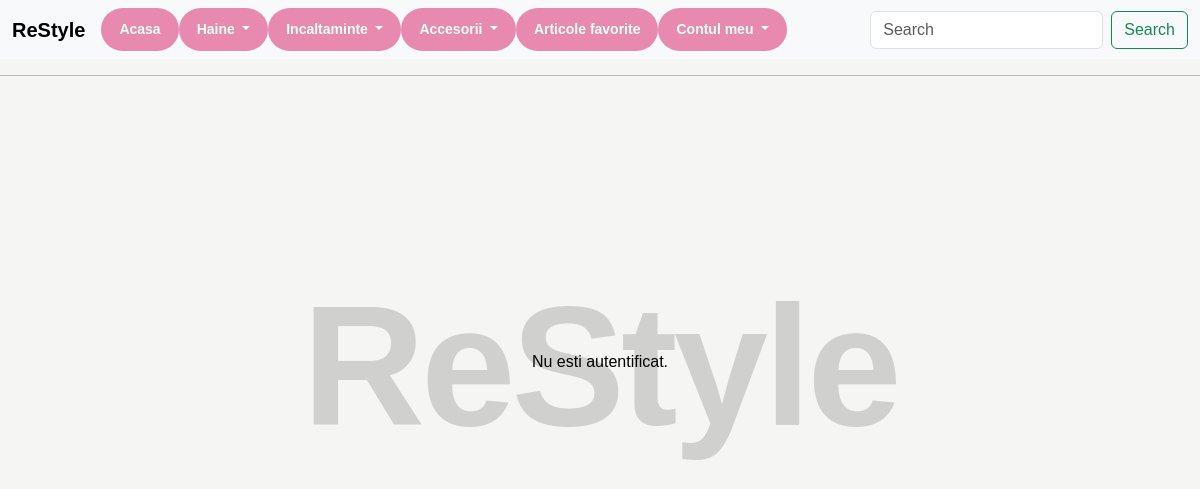
The page / on the database its author committed.
### products/models.py (models this page shows, shortened)
class Category(models.Model):
    name = models.CharField(max_length=255)
    slug = models.SlugField(max_length=255, unique=True)
    parent_category = models.ForeignKey('Category', null=True, blank=True, on_delete=models.CASCADE)
    def subcategories(self):
        return Category.objects.filter(parent_category=self)

### ReStyle_DjangoProject/urls.py (the view)
# urls.py: 2. Add a URL to urlpatterns:  path('', views.home, name='home')
def home(request):
    return render(request, 'home.html')

### products/context_processors.py (called while the page is built)
def navbar_data(request):
    categories = Category.objects.filter(parent_category=None)
    return {'categories': categories}

### templates/home.html
{% extends 'base.html' %}
{% load static %}
{% block content %}
<section class="hero-editorial">
<h1 class="hero-background-word">ReStyle</h1>
    {% if user.is_authenticated %}
    <p class="hero-title-main"> Bun venit, {{ user.username }}.</p>
        <p class="hero-description">
            <p class="hero-label">Redefinește-ți garderoba!</p>
            <p class="hero-label">Buy. Sell. ReStyle.</p>
        <a href="{% url 'add_ad' %}" class="hero-small-button">Creează anunț</a>
        <div class="background-photo1">
</div>
    {% else %}
        <p>Nu esti autentificat.</p>
    {% endif %}
</section>
{% endblock %}

### templates/base.html (shortened to what this page needs)
{% load static %}
<!DOCTYPE html>
<html lang="en">
<head>
    <link href="https://cdn.jsdelivr.net/npm/bootstrap@5.3.3/dist/css/bootstrap.min.css" rel="stylesheet">
    <link rel="stylesheet" href="https://cdn.jsdelivr.net/npm/bootstrap-icons@1.11.0/font/bootstrap-icons.css">
    <link rel="stylesheet" href="{% static 'css/style.css' %}">
</head>
<body>
<nav class="navbar navbar-expand-lg bg-body-tertiary">
    <div class="container-fluid">
        <a class="navbar-brand" href="#">ReStyle</a>
        <div class="collapse navbar-collapse" id="navbarSupportedContent">
            <ul class="navbar-nav me-auto mb-2 mb-lg-0">
                <li class="nav-item">
                    <a class="hero-small-button active" aria-current="page" href="{% url 'home' %}">Acasa</a>
                </li>
                {% for category in categories %}
                    <li class="nav-item dropdown">
                        <a class="hero-small-button dropdown-toggle" href="#" role="button" data-bs-toggle="dropdown"
                           aria-expanded="false">
                            {{ category.name }}
                        </a>
                    </li>
                {% endfor %}
                <li class="nav-item">
                    <a class="hero-small-button active" aria-current="page" href="{% url 'fav_list' %}">Articole
                        favorite</a>
                </li>
                <li class="nav-item dropdown">
                    <a class="hero-small-button dropdown-toggle" href="#" role="button" data-bs-toggle="dropdown"
                       aria-expanded="false">
                        Contul meu
                    </a>
                </li>
            </ul>
            <form class="d-flex" role="search">
                <input class="form-control me-2" type="search" placeholder="Search" aria-label="Search"/>
                <button class="btn btn-outline-success" type="submit">Search</button>
            </form>
        </div>
    </div>
</nav>
<hr>
{% block content %}
{% endblock %}
</body>
</html>

### static/css/style.css (style rules this page uses)
body { margin: 0; background: #f5f5f3; color: black; font-family: Arial, sans-serif; }
.navbar-brand { color: black; font-weight: bold; }
.hero-editorial { position: relative; min-height: 72vh; display: flex; align-items: center; justify-content: center; padding: 40px 24px 60px; overflow: hidden; }
.hero-background-word { position: absolute; font-size: 170px; font-weight: 700; color: rgba(0,0,0,0.15); letter-spacing: -4px; z-index: 1; pointer-events: none; }
.hero-small-button { display: inline-block; background: #e88ab0; color: honeydew; text-decoration: none; font-size: 14px; font-weight: 700; padding: 11px 18px; border-radius: 999px; transition: 0.2s ease; }

### rows shown on the page
Category: name "Haine"
Category: name "Incaltaminte"
Category: name "Accesorii"
